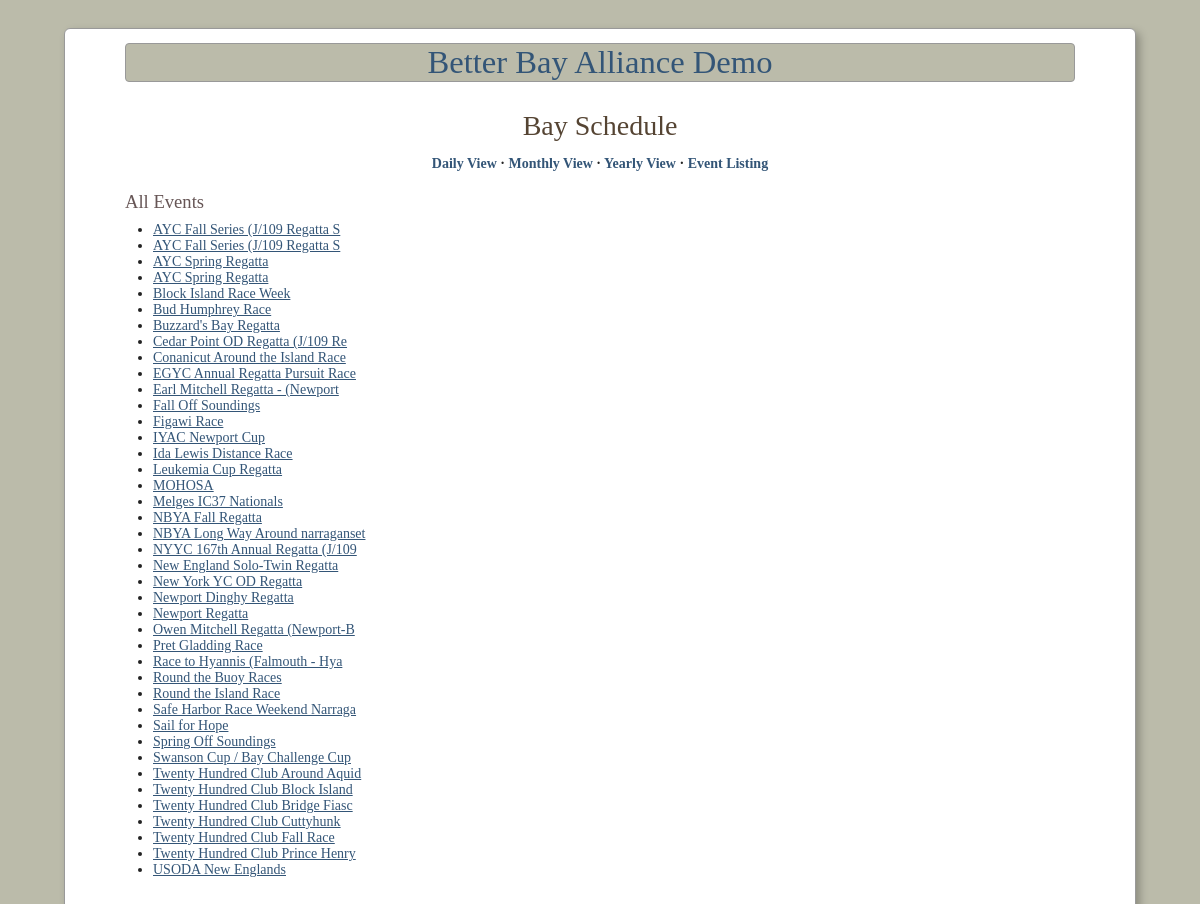
The page /bba/events/ on the database its author committed.
### betterbay/models.py (models this page shows, shortened)
class Event(models.Model):
    title = models.CharField(_('title'), max_length=32)
    description = models.CharField(_('description'), max_length=100)
    location = models.CharField(_('location'), default='', max_length=100)
    event_type = models.ForeignKey(
        EventType,
        verbose_name=_('event type'),
        on_delete=models.CASCADE
    )
    notes = GenericRelation(Note, verbose_name=_('notes'))
    class Meta:
        verbose_name = _('event')
        verbose_name_plural = _('events')
        ordering = ('title',)
    def __str__(self):
        return self.title
    def get_absolute_url(self):
        return reverse('bba-event', args=[str(self.id)])

### betterbay/views_swingtime.py (the view)
def event_listing(
    request,
    template='event_list.html',
    events=None,
    **extra_context
):
    events = events or Event.objects.all()
    extra_context['events'] = events
    return render(request, template, extra_context)

### betterbay/templates/event_list.html (shortened to what this page needs)
{% extends "baseCALENDAR.html" %}
{% block main_content %}
    <h3>All Events</h3>
    <ul>{% for e in events %}
        <li><a href="{{ e.get_absolute_url }}">{{ e }}</a></li>
    {% endfor %}</ul>
{% endblock %}

### betterbay/templates/baseCALENDAR.html (style rules this page uses)
* { margin: 0; padding: 0; font-weight: inherit; font-style: inherit; font-size: 100%; font-family: inherit; }
h3 { font-size: 1.66em; color: #655; font-size: 1.33em; margin: 1em 0 .5em; }
a { color: #357; }
ul, ol { margin-left: 2em; }
body { font-size: 14px; background-color: #bba; padding: 1em 2em; }

### rows shown on the page
Event: title "AYC Fall Series (J/109 Regatta S"
Event: title "AYC Fall Series (J/109 Regatta S"
Event: title "AYC Spring Regatta"
Event: title "AYC Spring Regatta"
Event: title "Block Island Race Week"
Event: title "Bud Humphrey Race"
Event: title "Buzzard's Bay Regatta"
Event: title "Cedar Point OD Regatta (J/109 Re"
Event: title "Conanicut Around the Island Race"
Event: title "EGYC Annual Regatta Pursuit Race"
Event: title "Earl Mitchell Regatta - (Newport"
Event: title "Fall Off Soundings"
Event: title "Figawi Race"
Event: title "IYAC Newport Cup"
Event: title "Ida Lewis Distance Race"
Event: title "Leukemia Cup Regatta"
Event: title "MOHOSA"
Event: title "Melges IC37 Nationals"
Event: title "NBYA Fall Regatta"
Event: title "NBYA Long Way Around narraganset"
Event: title "NYYC 167th Annual Regatta (J/109"
Event: title "New England Solo-Twin Regatta"
Event: title "New York YC OD Regatta"
Event: title "Newport Dinghy Regatta"
Event: title "Newport Regatta"
Event: title "Owen Mitchell Regatta (Newport-B"
Event: title "Pret Gladding Race"
Event: title "Race to Hyannis (Falmouth - Hya"
Event: title "Round the Buoy Races"
Event: title "Round the Island Race"
Event: title "Safe Harbor Race Weekend Narraga"
Event: title "Sail for Hope"
Event: title "Spring Off Soundings"
Event: title "Swanson Cup / Bay Challenge Cup"
Event: title "Twenty Hundred Club Around Aquid"
Event: title "Twenty Hundred Club Block Island"
Event: title "Twenty Hundred Club Bridge Fiasc"
Event: title "Twenty Hundred Club Cuttyhunk"
Event: title "Twenty Hundred Club Fall Race"
Event: title "Twenty Hundred Club Prince Henry"
Event: title "USODA New Englands"
